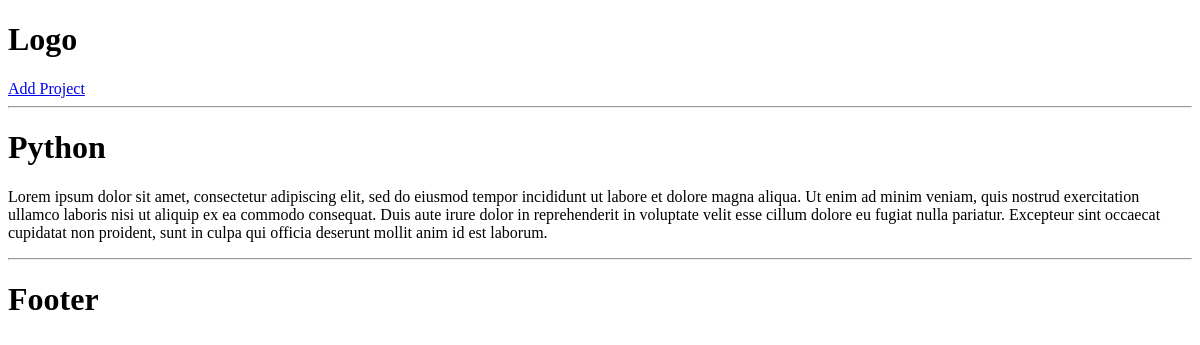
The page /project/c3a151b1-6c21-42b3-970b-089d39626faa/ on the database as committed earlier.
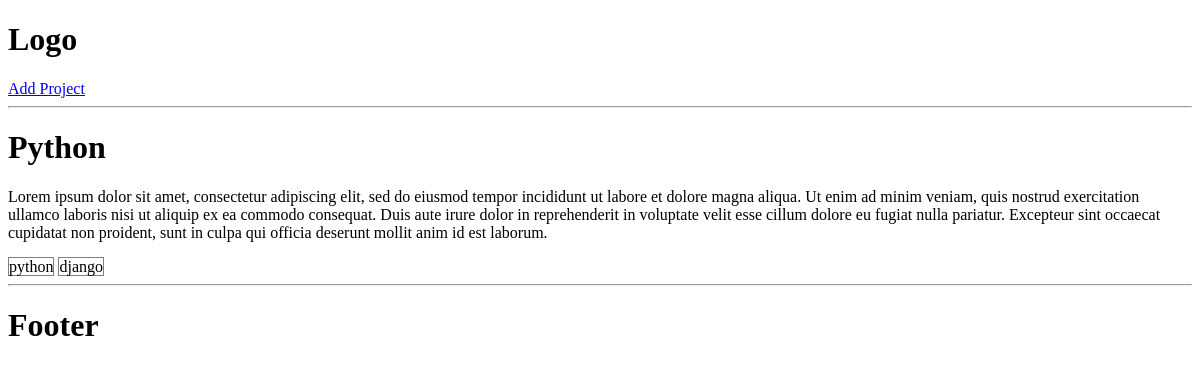
The same page on the database as committed later.
### projects/models.py (models this page shows, shortened)
class Tag(models.Model):
    name = models.CharField(max_length=200)
    created = models.DateTimeField(auto_now_add=True)
    id = models.UUIDField(default=uuid.uuid4, unique=True,
                          primary_key=True, editable=False)

### projects/views.py (the view)
# urls.py: path('project/<str:pk>/', views.project_view, name='project'),
def project_view(request, pk):
    project = Project.objects.get(id=pk)
    context = {
        'project': project,
    }
    return render(request, 'projects/single-project.html', context)

### projects/templates/projects/single-project.html
{% extends 'base.html' %}
{% block content %}
<h1>{{ project.title }}</h1>
<p>{{ project.description }}</p>
    {% for tag2 in project.tags.all %}
    	<span style="border: 1px solid grey">{{ tag2.name }}</span>
    {% endfor %}
{% endblock %}

Rows that differ between the two databases and show on the page:
added Tag: name "python"
added Tag: name "django"
